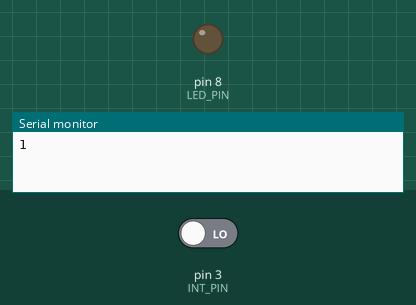
Simulated run of this sketch. Board: Arduino Uno, built with avr-gcc and run on an emulated ATmega328P. Parts: output pins drawn as LEDs (lit = HIGH), the last lines printed to the serial monitor. The inputs (shaded band) are chosen by the test bench; at power-on: pin 3 (INT_PIN) LOW.

Above: at 1.2 s.
1.3 s: pin 3 (INT_PIN) driven HIGH
At 2.7 s:
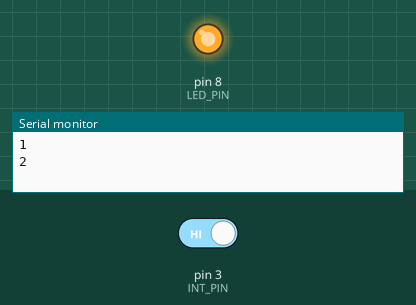
Timing chart, 0 to 10.8 s (numbered marks = the images above; inputs shaded):
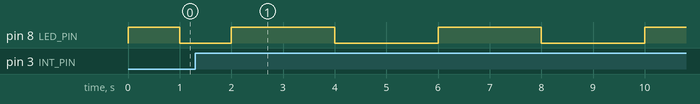

The sketch:

exercise_1.ino
```cpp
#define LED_PIN 8
#define INT_PIN 3

int mode;

void setup()
{
  pinMode(LED_PIN, OUTPUT);
  pinMode(INT_PIN, INPUT);
  attachInterrupt(digitalPinToInterrupt(INT_PIN),
                  ISR_Callback, RISING);
  Serial.begin(9600);
  mode = 1;
  Serial.println(mode);

}

void loop()
{
  digitalWrite(LED_PIN, HIGH);
  delay(mode*1000);
  digitalWrite(LED_PIN, LOW);
  delay(mode*1000);
}

void ISR_Callback() {
  if (mode < 3){
    mode++;
  }
  else{
    mode = 1;
  }
  Serial.println(mode);

}
```

Measured:
- after the input at 1.3 s, pin 8 (LED_PIN): alternates HIGH for 2.0 s and LOW for 2.0 s, starting after 2.7 s
